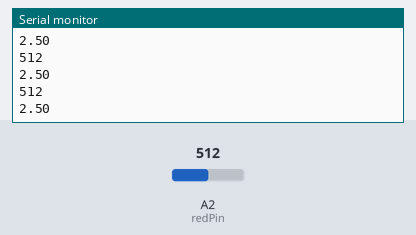
Recording of a sketch running on a simulated Arduino Uno, built with avr-gcc and run on an emulated ATmega328P. On the bench: the last lines printed to the serial monitor. Inputs (shaded band) come from the test bench; at power-on: A2 (redPin) = 512.

Above: at 1.3 s.
1.4 s: A2 (redPin) set to 716
At 1.81 s:
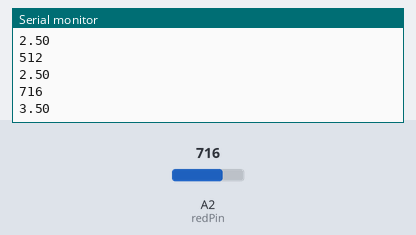
2.9 s: A2 (redPin) set to 900
At 3.31 s:
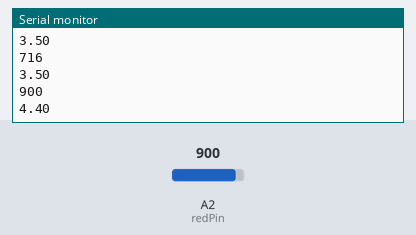
Timing chart, 0 to 5.9 s (numbered marks = the images above; inputs shaded):
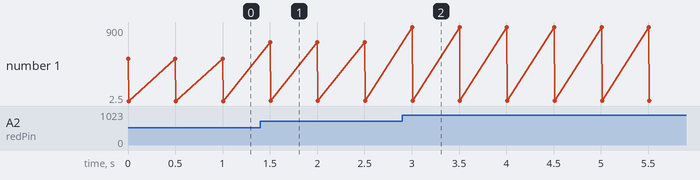

Measured:
- after the input at 1.4 s, the serial monitor: prints a new line after 0.10 s (image 1)
- after the input at 2.9 s, the serial monitor: prints a new line after 0.10 s (image 2)
- plotted number 1: 2.5 → 3.5 after the input at 1.4 s, 3.5 → 4.4 after the input at 2.9 s

The sketch:

AnalogReading.ino
```cpp
//read Voltage across a resistor
//circuit voltage in series with 2 resistors
// also measured the pentiometer voltage reading(only prntiometer in the circuit)

int redPin = A2;
int readVal;
float V2 = 0;
void setup() {
  // put your setup code here, to run once:
pinMode(redPin,INPUT);
Serial.begin(9600);
}

void loop() {
  // put your main code here, to run repeatedly:

readVal = analogRead(redPin); //return an integer
Serial.println(readVal);
V2 = (5./1023.)*readVal;
Serial.println(V2);
delay(500);
}//
```
